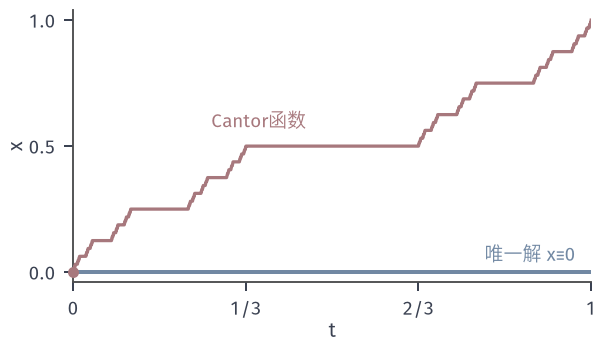

Here is the Python script that generated this plot:
from pathlib import Path
import sys
sys.path.insert(0,str(Path(__file__).resolve().parents[1]/"odeex-common"))
from odeex_common import *
HERE=Path(__file__).resolve().parent

# The Cantor function: zero derivative a.e. but not a solution of x'=0.
fig,ax=figure(width_mm=86,height_mm=48)
panel(fig,.12,.97,.97,.17)
def cantor(x,depth=30):
    r=0.;w=.5
    for _ in range(depth):
        x*=3
        if x>=2: r+=w; x-=2
        elif x>=1: return r+w
        w/=2
    return r
t=np.linspace(0,1,6561); y=[cantor(float(s)) for s in t]
ax.plot(t,y,color=RED,lw=1.3,zorder=3); ax.plot([0,1],[0,0],color=BLUE,lw=1.6,zorder=4); dot(ax,0,0)
ax.text(.45,.56,'Cantor函数',color=RED,fontsize=7.5,ha='right',va='bottom'); ax.text(.97,.03,'唯一解 x≡0',color=BLUE,fontsize=7.5,ha='right',va='bottom')
ax.set_xlim(0,1.0); ax.set_ylim(-.04,1.04); ax.set_xticks([0,1/3,2/3,1]); ax.set_xticklabels(['0','1/3','2/3','1']); ax.set_yticks([0,.5,1]); ax.set_xlabel('t',labelpad=1); ax.set_ylabel('x',labelpad=1)
save(fig,HERE,'figure',{'levels':'Cantor'})
